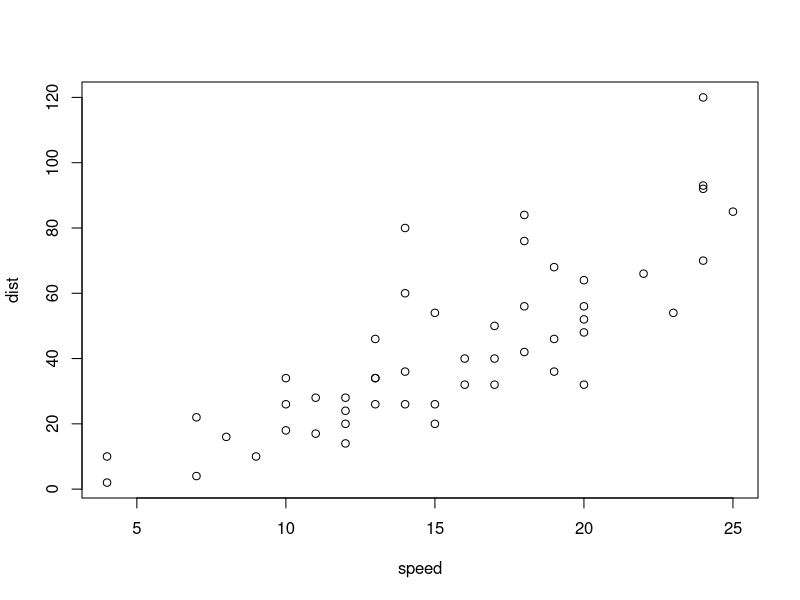
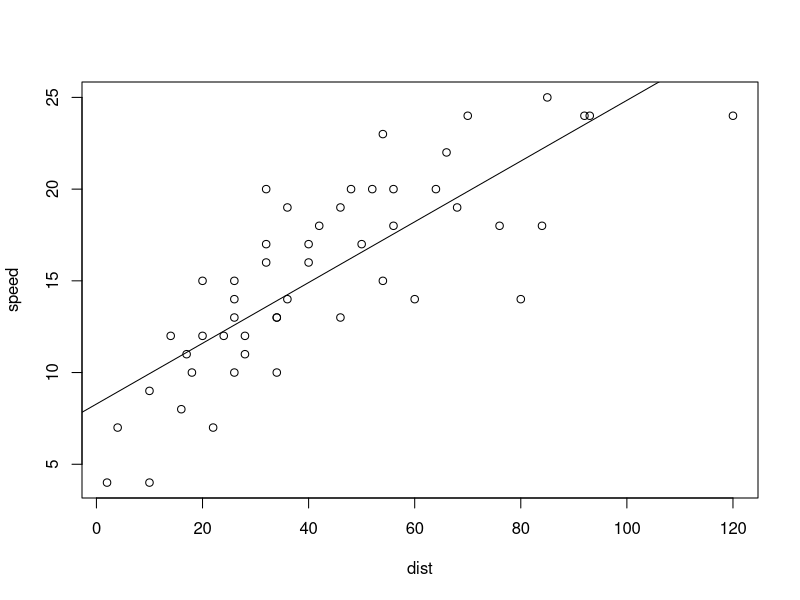
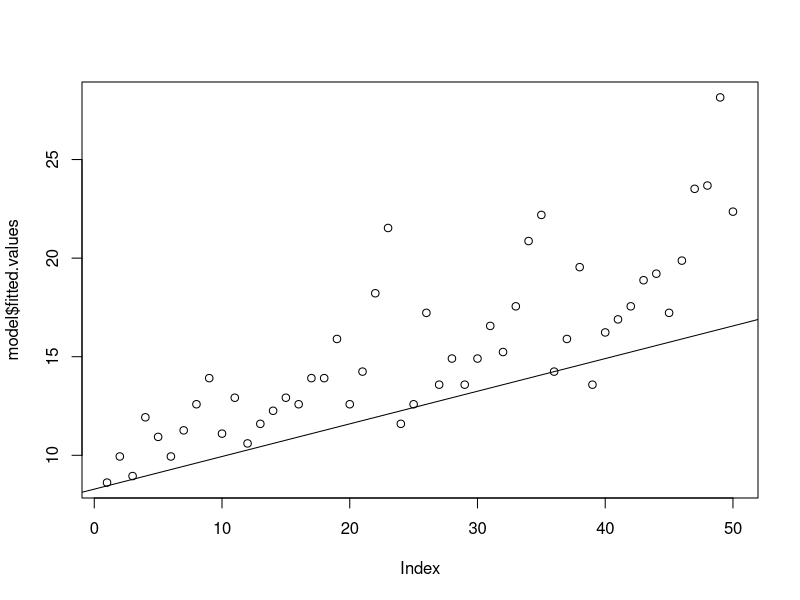
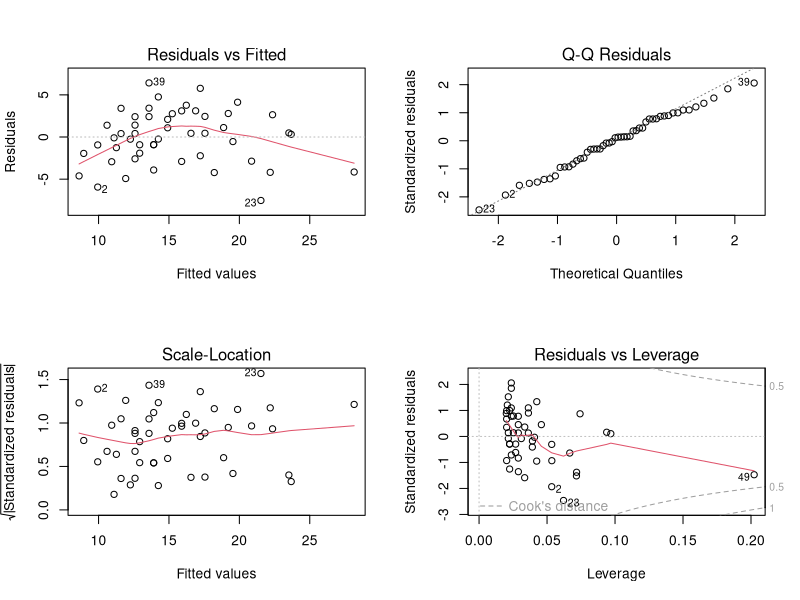

Generate these figures, in order, with R:
#Example with database 'cars'

#Read database
data(cars)
typeof(cars)
names(cars)
dim(cars)
head(cars, 10)
plot(cars)
summary(cars)

#Make a model
model <- lm(speed ~ dist, data = cars)
model
model$coefficients
model$coefficients[1] #intersection in y axys
model$coefficients[2] #inclination
summary(model)
plot(speed ~ dist, data = cars)
abline(model)

#predict for dist = 25
model$coefficients[1] + model$coefficients[2] * 25
#or
predict(model, data.frame(dist=25))

#validation model
##residuals
model$residuals
##fitted values
model$fitted.values
plot(model$fitted.values) #fitted values
abline(model)
##validation graphs
par(mfrow = c(2, 2))
plot(model)
par(mfrow = c(1, 1))